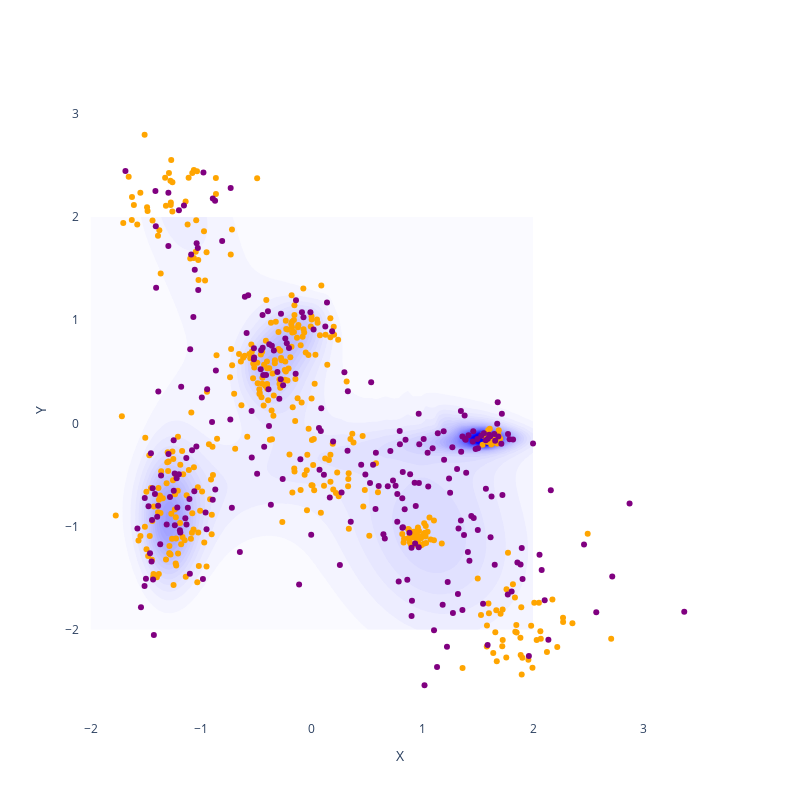

The code cell stored with this chart in its notebook:
### Code cell
# Define density function of VAE.
def create_vae_density(model: VAE, num_latent_samples: int = 10000) -> torch.Tensor:
    z = torch.randn(num_latent_samples, model.latent_dim)
    mean, var = model.decode(z, unnormalize=True)
    weights = (1 / num_latent_samples) * torch.ones(num_latent_samples)
    return GaussianMixtureModel(mean, torch.diag_embed(var), weights)


posterior_dist = create_vae_density(vae)
fig = plot_density_heatmap(posterior_dist.likelihood)
# fig = plot_density_heatmap(data_dist.likelihood)  #
with torch.no_grad():
    vae_samples = vae.sample(250)
# samples_normalized = model.output_normalizer.normalize(samples)
# fig.add_trace(
#     go.Scatter(x=samples_normalized[:, 0], y=samples_normalized[:, 1], mode="markers")
# )
fig.add_trace(
    go.Scatter(
        x=train_data[:, 0],
        y=train_data[:, 1],
        mode="markers",
        marker=dict(color="Orange"),
    )
)
fig.add_trace(
    go.Scatter(
        x=vae_samples[:, 0],
        y=vae_samples[:, 1],
        mode="markers",
        marker=dict(color="Purple"),
    )
)
fig.show()

### Figure 1 — Plotly figure (JSON) as saved in the notebook; plotly's stock layout.template omitted (floating-point values rounded to 4 significant figures; data arrays with more than 128 entries replaced by an {"elided": "..."} marker saying what was removed)
{"data": [{"colorscale": [[0, "rgba(255,255,255,0.8)"], [1, "rgba(0,0,255,1.0)"]], "contours": {"coloring": "fill", "end": 1, "showlines": false, "size": 0.025, "start": 0}, "showscale": false, "type": "contour", "x": [-2, -1.96, -1.919, -1.879, -1.838, -1.798, -1.758, -1.717, -1.677, -1.636, -1.596, -1.556, -1.515, -1.475, -1.434, -1.394, -1.354, -1.313, -1.273, -1.232, -1.192, -1.152, -1.111, -1.071, -1.03, -0.9899, -0.9495, -0.9091, -0.8687, -0.8283, -0.7879, -0.7475, -0.7071, -0.6667, -0.6263, -0.5859, -0.5455, -0.5051, -0.4646, -0.4242, -0.3838, -0.3434, -0.303, -0.2626, -0.2222, -0.1818, -0.1414, -0.101, -0.06061, -0.0202, 0.0202, 0.06061, 0.101, 0.1414, 0.1818, 0.2222, 0.2626, 0.303, 0.3434, 0.3838, 0.4242, 0.4646, 0.5051, 0.5455, 0.5859, 0.6263, 0.6667, 0.7071, 0.7475, 0.7879, 0.8283, 0.8687, 0.9091, 0.9495, 0.9899, 1.03, 1.071, 1.111, 1.152, 1.192, 1.232, 1.273, 1.313, 1.354, 1.394, 1.434, 1.475, 1.515, 1.556, 1.596, 1.636, 1.677, 1.717, 1.758, 1.798, 1.838, 1.879, 1.919, 1.96, 2], "y": [-2, -1.96, -1.919, -1.879, -1.838, -1.798, -1.758, -1.717, -1.677, -1.636, -1.596, -1.556, -1.515, -1.475, -1.434, -1.394, -1.354, -1.313, -1.273, -1.232, -1.192, -1.152, -1.111, -1.071, -1.03, -0.9899, -0.9495, -0.9091, -0.8687, -0.8283, -0.7879, -0.7475, -0.7071, -0.6667, -0.6263, -0.5859, -0.5455, -0.5051, -0.4646, -0.4242, -0.3838, -0.3434, -0.303, -0.2626, -0.2222, -0.1818, -0.1414, -0.101, -0.06061, -0.0202, 0.0202, 0.06061, 0.101, 0.1414, 0.1818, 0.2222, 0.2626, 0.303, 0.3434, 0.3838, 0.4242, 0.4646, 0.5051, 0.5455, 0.5859, 0.6263, 0.6667, 0.7071, 0.7475, 0.7879, 0.8283, 0.8687, 0.9091, 0.9495, 0.9899, 1.03, 1.071, 1.111, 1.152, 1.192, 1.232, 1.273, 1.313, 1.354, 1.394, 1.434, 1.475, 1.515, 1.556, 1.596, 1.636, 1.677, 1.717, 1.758, 1.798, 1.838, 1.879, 1.919, 1.96, 2], "z": {"elided": "100x100 float values"}}, {"marker": {"color": "Orange"}, "mode": "markers", "type": "scatter", "x": {"elided": "400 float values"}, "y": {"elided": "400 float values"}}, {"marker": {"color": "Purple"}, "mode": "markers", "type": "scatter", "x": {"elided": "250 float values"}, "y": {"elided": "250 float values"}}], "layout": {"autosize": false, "height": 800, "paper_bgcolor": "white", "plot_bgcolor": "white", "showlegend": false, "width": 800, "xaxis": {"showgrid": false, "title": {"text": "X"}, "zeroline": false}, "yaxis": {"showgrid": false, "title": {"text": "Y"}, "zeroline": false}}}
